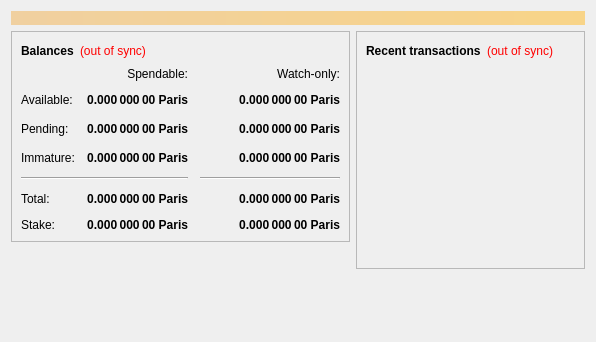
<?xml version="1.0" encoding="UTF-8"?>
<ui version="4.0">
 <class>OverviewPage</class>
 <widget class="QWidget" name="OverviewPage">
  <property name="geometry">
   <rect>
    <x>0</x>
    <y>0</y>
    <width>596</width>
    <height>342</height>
   </rect>
  </property>
  <property name="windowTitle">
   <string>Form</string>
  </property>
  <layout class="QVBoxLayout" name="topLayout">
   <item>
    <widget class="QLabel" name="labelAlerts">
     <property name="visible">
      <bool>false</bool>
     </property>
     <property name="styleSheet">
      <string notr="true">background-color: qlineargradient(x1: 0, y1: 0, x2: 1, y2: 0, stop:0 #F0D0A0, stop:1 #F8D488); color:#000000;</string>
     </property>
     <property name="wordWrap">
      <bool>true</bool>
     </property>
     <property name="margin">
      <number>3</number>
     </property>
    </widget>
   </item>
   <item>
    <layout class="QHBoxLayout" name="horizontalLayout" stretch="1,1">
     <item>
      <layout class="QVBoxLayout" name="verticalLayout_2">
       <item>
        <widget class="QFrame" name="frame">
         <property name="frameShape">
          <enum>QFrame::StyledPanel</enum>
         </property>
         <property name="frameShadow">
          <enum>QFrame::Raised</enum>
         </property>
         <layout class="QVBoxLayout" name="verticalLayout_4">
          <item>
           <layout class="QHBoxLayout" name="horizontalLayout_4">
            <item>
             <widget class="QLabel" name="label_5">
              <property name="font">
               <font>
                <weight>75</weight>
                <bold>true</bold>
               </font>
              </property>
              <property name="text">
               <string>Balances</string>
              </property>
             </widget>
            </item>
            <item>
             <widget class="QLabel" name="labelWalletStatus">
              <property name="cursor">
               <cursorShape>WhatsThisCursor</cursorShape>
              </property>
              <property name="toolTip">
               <string>The displayed information may be out of date. Your wallet automatically synchronizes with the Paris network after a connection is established, but this process has not completed yet.</string>
              </property>
              <property name="styleSheet">
               <string notr="true">QLabel { color: red; }</string>
              </property>
              <property name="text">
               <string notr="true">(out of sync)</string>
              </property>
              <property name="alignment">
               <set>Qt::AlignLeading|Qt::AlignLeft|Qt::AlignVCenter</set>
              </property>
             </widget>
            </item>
            <item>
             <spacer name="horizontalSpacer_3">
              <property name="orientation">
               <enum>Qt::Horizontal</enum>
              </property>
              <property name="sizeHint" stdset="0">
               <size>
                <width>40</width>
                <height>20</height>
               </size>
              </property>
             </spacer>
            </item>
           </layout>
          </item>
          <item>
           <layout class="QGridLayout" name="gridLayout">
            <property name="spacing">
             <number>12</number>
            </property>
            <item row="2" column="2">
             <widget class="QLabel" name="labelWatchPending">
              <property name="font">
               <font>
                <weight>75</weight>
                <bold>true</bold>
               </font>
              </property>
              <property name="cursor">
               <cursorShape>IBeamCursor</cursorShape>
              </property>
              <property name="toolTip">
               <string>Unconfirmed transactions to watch-only addresses</string>
              </property>
              <property name="text">
               <string notr="true">0.000 000 00 Paris</string>
              </property>
              <property name="alignment">
               <set>Qt::AlignRight|Qt::AlignTrailing|Qt::AlignVCenter</set>
              </property>
              <property name="textInteractionFlags">
               <set>Qt::LinksAccessibleByMouse|Qt::TextSelectableByKeyboard|Qt::TextSelectableByMouse</set>
              </property>
             </widget>
            </item>
            <item row="2" column="1">
             <widget class="QLabel" name="labelUnconfirmed">
              <property name="font">
               <font>
                <weight>75</weight>
                <bold>true</bold>
               </font>
              </property>
              <property name="cursor">
               <cursorShape>IBeamCursor</cursorShape>
              </property>
              <property name="toolTip">
               <string>Total of transactions that have yet to be confirmed, and do not yet count toward the spendable balance</string>
              </property>
              <property name="text">
               <string notr="true">0.000 000 00 Paris</string>
              </property>
              <property name="alignment">
               <set>Qt::AlignRight|Qt::AlignTrailing|Qt::AlignVCenter</set>
              </property>
              <property name="textInteractionFlags">
               <set>Qt::LinksAccessibleByMouse|Qt::TextSelectableByKeyboard|Qt::TextSelectableByMouse</set>
              </property>
             </widget>
            </item>
            <item row="3" column="2">
             <widget class="QLabel" name="labelWatchImmature">
              <property name="font">
               <font>
                <weight>75</weight>
                <bold>true</bold>
               </font>
              </property>
              <property name="cursor">
               <cursorShape>IBeamCursor</cursorShape>
              </property>
              <property name="toolTip">
               <string>Mined balance in watch-only addresses that has not yet matured</string>
              </property>
              <property name="text">
               <string notr="true">0.000 000 00 Paris</string>
              </property>
              <property name="alignment">
               <set>Qt::AlignRight|Qt::AlignTrailing|Qt::AlignVCenter</set>
              </property>
              <property name="textInteractionFlags">
               <set>Qt::LinksAccessibleByMouse|Qt::TextSelectableByKeyboard|Qt::TextSelectableByMouse</set>
              </property>
             </widget>
            </item>
            <item row="4" column="0" colspan="2">
             <widget class="Line" name="line">
              <property name="orientation">
               <enum>Qt::Horizontal</enum>
              </property>
             </widget>
            </item>
            <item row="4" column="2">
             <widget class="Line" name="lineWatchBalance">
              <property name="sizePolicy">
               <sizepolicy hsizetype="Preferred" vsizetype="Fixed">
                <horstretch>0</horstretch>
                <verstretch>0</verstretch>
               </sizepolicy>
              </property>
              <property name="minimumSize">
               <size>
                <width>140</width>
                <height>0</height>
               </size>
              </property>
              <property name="orientation">
               <enum>Qt::Horizontal</enum>
              </property>
             </widget>
            </item>
            <item row="5" column="0">
             <widget class="QLabel" name="labelTotalText">
              <property name="text">
               <string>Total:</string>
              </property>
             </widget>
            </item>
            <item row="3" column="1">
             <widget class="QLabel" name="labelImmature">
              <property name="font">
               <font>
                <weight>75</weight>
                <bold>true</bold>
               </font>
              </property>
              <property name="cursor">
               <cursorShape>IBeamCursor</cursorShape>
              </property>
              <property name="toolTip">
               <string>Mined balance that has not yet matured</string>
              </property>
              <property name="text">
               <string notr="true">0.000 000 00 Paris</string>
              </property>
              <property name="alignment">
               <set>Qt::AlignRight|Qt::AlignTrailing|Qt::AlignVCenter</set>
              </property>
              <property name="textInteractionFlags">
               <set>Qt::LinksAccessibleByMouse|Qt::TextSelectableByKeyboard|Qt::TextSelectableByMouse</set>
              </property>
             </widget>
            </item>
            <item row="2" column="3">
             <spacer name="horizontalSpacer_2">
              <property name="orientation">
               <enum>Qt::Horizontal</enum>
              </property>
              <property name="sizeHint" stdset="0">
               <size>
                <width>40</width>
                <height>20</height>
               </size>
              </property>
             </spacer>
            </item>
            <item row="3" column="0">
             <widget class="QLabel" name="labelImmatureText">
              <property name="text">
               <string>Immature:</string>
              </property>
             </widget>
            </item>
            <item row="5" column="1">
             <widget class="QLabel" name="labelTotal">
              <property name="font">
               <font>
                <weight>75</weight>
                <bold>true</bold>
               </font>
              </property>
              <property name="cursor">
               <cursorShape>IBeamCursor</cursorShape>
              </property>
              <property name="toolTip">
               <string>Your current total balance</string>
              </property>
              <property name="text">
               <string notr="true">0.000 000 00 Paris</string>
              </property>
              <property name="alignment">
               <set>Qt::AlignRight|Qt::AlignTrailing|Qt::AlignVCenter</set>
              </property>
              <property name="textInteractionFlags">
               <set>Qt::LinksAccessibleByMouse|Qt::TextSelectableByKeyboard|Qt::TextSelectableByMouse</set>
              </property>
             </widget>
            </item>
            <item row="5" column="2">
             <widget class="QLabel" name="labelWatchTotal">
              <property name="font">
               <font>
                <weight>75</weight>
                <bold>true</bold>
               </font>
              </property>
              <property name="cursor">
               <cursorShape>IBeamCursor</cursorShape>
              </property>
              <property name="toolTip">
               <string>Current total balance in watch-only addresses</string>
              </property>
              <property name="text">
               <string notr="true">0.000 000 00 Paris</string>
              </property>
              <property name="alignment">
               <set>Qt::AlignRight|Qt::AlignTrailing|Qt::AlignVCenter</set>
              </property>
              <property name="textInteractionFlags">
               <set>Qt::LinksAccessibleByMouse|Qt::TextSelectableByKeyboard|Qt::TextSelectableByMouse</set>
              </property>
             </widget>
            </item>
            <item row="0" column="2">
             <widget class="QLabel" name="labelWatchonly">
              <property name="text">
               <string>Watch-only:</string>
              </property>
              <property name="alignment">
               <set>Qt::AlignRight|Qt::AlignTrailing|Qt::AlignVCenter</set>
              </property>
             </widget>
            </item>
            <item row="1" column="0">
             <widget class="QLabel" name="labelBalanceText">
              <property name="text">
               <string>Available:</string>
              </property>
             </widget>
            </item>
            <item row="1" column="1">
             <widget class="QLabel" name="labelBalance">
              <property name="font">
               <font>
                <weight>75</weight>
                <bold>true</bold>
               </font>
              </property>
              <property name="cursor">
               <cursorShape>IBeamCursor</cursorShape>
              </property>
              <property name="toolTip">
               <string>Your current spendable balance</string>
              </property>
              <property name="text">
               <string notr="true">0.000 000 00 Paris</string>
              </property>
              <property name="alignment">
               <set>Qt::AlignRight|Qt::AlignTrailing|Qt::AlignVCenter</set>
              </property>
              <property name="textInteractionFlags">
               <set>Qt::LinksAccessibleByMouse|Qt::TextSelectableByKeyboard|Qt::TextSelectableByMouse</set>
              </property>
             </widget>
            </item>
            <item row="1" column="2">
             <widget class="QLabel" name="labelWatchAvailable">
              <property name="font">
               <font>
                <weight>75</weight>
                <bold>true</bold>
               </font>
              </property>
              <property name="cursor">
               <cursorShape>IBeamCursor</cursorShape>
              </property>
              <property name="toolTip">
               <string>Your current balance in watch-only addresses</string>
              </property>
              <property name="text">
               <string notr="true">0.000 000 00 Paris</string>
              </property>
              <property name="alignment">
               <set>Qt::AlignRight|Qt::AlignTrailing|Qt::AlignVCenter</set>
              </property>
              <property name="textInteractionFlags">
               <set>Qt::LinksAccessibleByMouse|Qt::TextSelectableByKeyboard|Qt::TextSelectableByMouse</set>
              </property>
             </widget>
            </item>
            <item row="2" column="0">
             <widget class="QLabel" name="labelPendingText">
              <property name="text">
               <string>Pending:</string>
              </property>
             </widget>
            </item>
            <item row="0" column="1">
             <widget class="QLabel" name="labelSpendable">
              <property name="text">
               <string>Spendable:</string>
              </property>
              <property name="alignment">
               <set>Qt::AlignRight|Qt::AlignTrailing|Qt::AlignVCenter</set>
              </property>
             </widget>
            </item>
            <item row="6" column="0">
             <widget class="QLabel" name="labelStakeText">
              <property name="text">
               <string>Stake:</string>
              </property>
             </widget>
            </item>
            <item row="6" column="1">
             <widget class="QLabel" name="labelStake">
              <property name="font">
               <font>
                <weight>75</weight>
                <bold>true</bold>
               </font>
              </property>
              <property name="cursor">
               <cursorShape>IBeamCursor</cursorShape>
              </property>
              <property name="toolTip">
               <string>Your current balance that is used in stake generation</string>
              </property>
              <property name="text">
               <string notr="true">0.000 000 00 Paris</string>
              </property>
              <property name="alignment">
               <set>Qt::AlignRight|Qt::AlignTrailing|Qt::AlignVCenter</set>
              </property>
              <property name="textInteractionFlags">
               <set>Qt::LinksAccessibleByMouse|Qt::TextSelectableByKeyboard|Qt::TextSelectableByMouse</set>
              </property>
             </widget>
            </item>
            <item row="6" column="2">
             <widget class="QLabel" name="labelWatchStake">
              <property name="font">
               <font>
                <weight>75</weight>
                <bold>true</bold>
               </font>
              </property>
              <property name="cursor">
               <cursorShape>IBeamCursor</cursorShape>
              </property>
              <property name="toolTip">
               <string>Your current balance that is used for stake generation in watch-only addresses</string>
              </property>
              <property name="text">
               <string notr="true">0.000 000 00 Paris</string>
              </property>
              <property name="alignment">
               <set>Qt::AlignRight|Qt::AlignTrailing|Qt::AlignVCenter</set>
              </property>
              <property name="textInteractionFlags">
               <set>Qt::LinksAccessibleByMouse|Qt::TextSelectableByKeyboard|Qt::TextSelectableByMouse</set>
              </property>
             </widget>
            </item>
           </layout>
          </item>
         </layout>
        </widget>
       </item>
       <item>
        <spacer name="verticalSpacer">
         <property name="orientation">
          <enum>Qt::Vertical</enum>
         </property>
         <property name="sizeHint" stdset="0">
          <size>
           <width>20</width>
           <height>40</height>
          </size>
         </property>
        </spacer>
       </item>
      </layout>
     </item>
     <item>
      <layout class="QVBoxLayout" name="verticalLayout_3">
       <item>
        <widget class="QFrame" name="frame_2">
         <property name="frameShape">
          <enum>QFrame::StyledPanel</enum>
         </property>
         <property name="frameShadow">
          <enum>QFrame::Raised</enum>
         </property>
         <layout class="QVBoxLayout" name="verticalLayout">
          <item>
           <layout class="QHBoxLayout" name="horizontalLayout_2">
            <item>
             <widget class="QLabel" name="label_4">
              <property name="font">
               <font>
                <weight>75</weight>
                <bold>true</bold>
               </font>
              </property>
              <property name="text">
               <string>Recent transactions</string>
              </property>
             </widget>
            </item>
            <item>
             <widget class="QLabel" name="labelTransactionsStatus">
              <property name="cursor">
               <cursorShape>WhatsThisCursor</cursorShape>
              </property>
              <property name="toolTip">
               <string>The displayed information may be out of date. Your wallet automatically synchronizes with the Paris network after a connection is established, but this process has not completed yet.</string>
              </property>
              <property name="styleSheet">
               <string notr="true">QLabel { color: red; }</string>
              </property>
              <property name="text">
               <string notr="true">(out of sync)</string>
              </property>
              <property name="alignment">
               <set>Qt::AlignRight|Qt::AlignTrailing|Qt::AlignVCenter</set>
              </property>
             </widget>
            </item>
            <item>
             <spacer name="horizontalSpacer">
              <property name="orientation">
               <enum>Qt::Horizontal</enum>
              </property>
              <property name="sizeHint" stdset="0">
               <size>
                <width>40</width>
                <height>20</height>
               </size>
              </property>
             </spacer>
            </item>
           </layout>
          </item>
          <item>
           <widget class="QListView" name="listTransactions">
            <property name="styleSheet">
             <string notr="true">QListView { background: transparent; }</string>
            </property>
            <property name="frameShape">
             <enum>QFrame::NoFrame</enum>
            </property>
            <property name="verticalScrollBarPolicy">
             <enum>Qt::ScrollBarAlwaysOff</enum>
            </property>
            <property name="horizontalScrollBarPolicy">
             <enum>Qt::ScrollBarAlwaysOff</enum>
            </property>
            <property name="selectionMode">
             <enum>QAbstractItemView::NoSelection</enum>
            </property>
           </widget>
          </item>
         </layout>
        </widget>
       </item>
       <item>
        <spacer name="verticalSpacer_2">
         <property name="orientation">
          <enum>Qt::Vertical</enum>
         </property>
         <property name="sizeHint" stdset="0">
          <size>
           <width>20</width>
           <height>40</height>
          </size>
         </property>
        </spacer>
       </item>
      </layout>
     </item>
    </layout>
   </item>
  </layout>
 </widget>
 <resources/>
 <connections/>
</ui>
